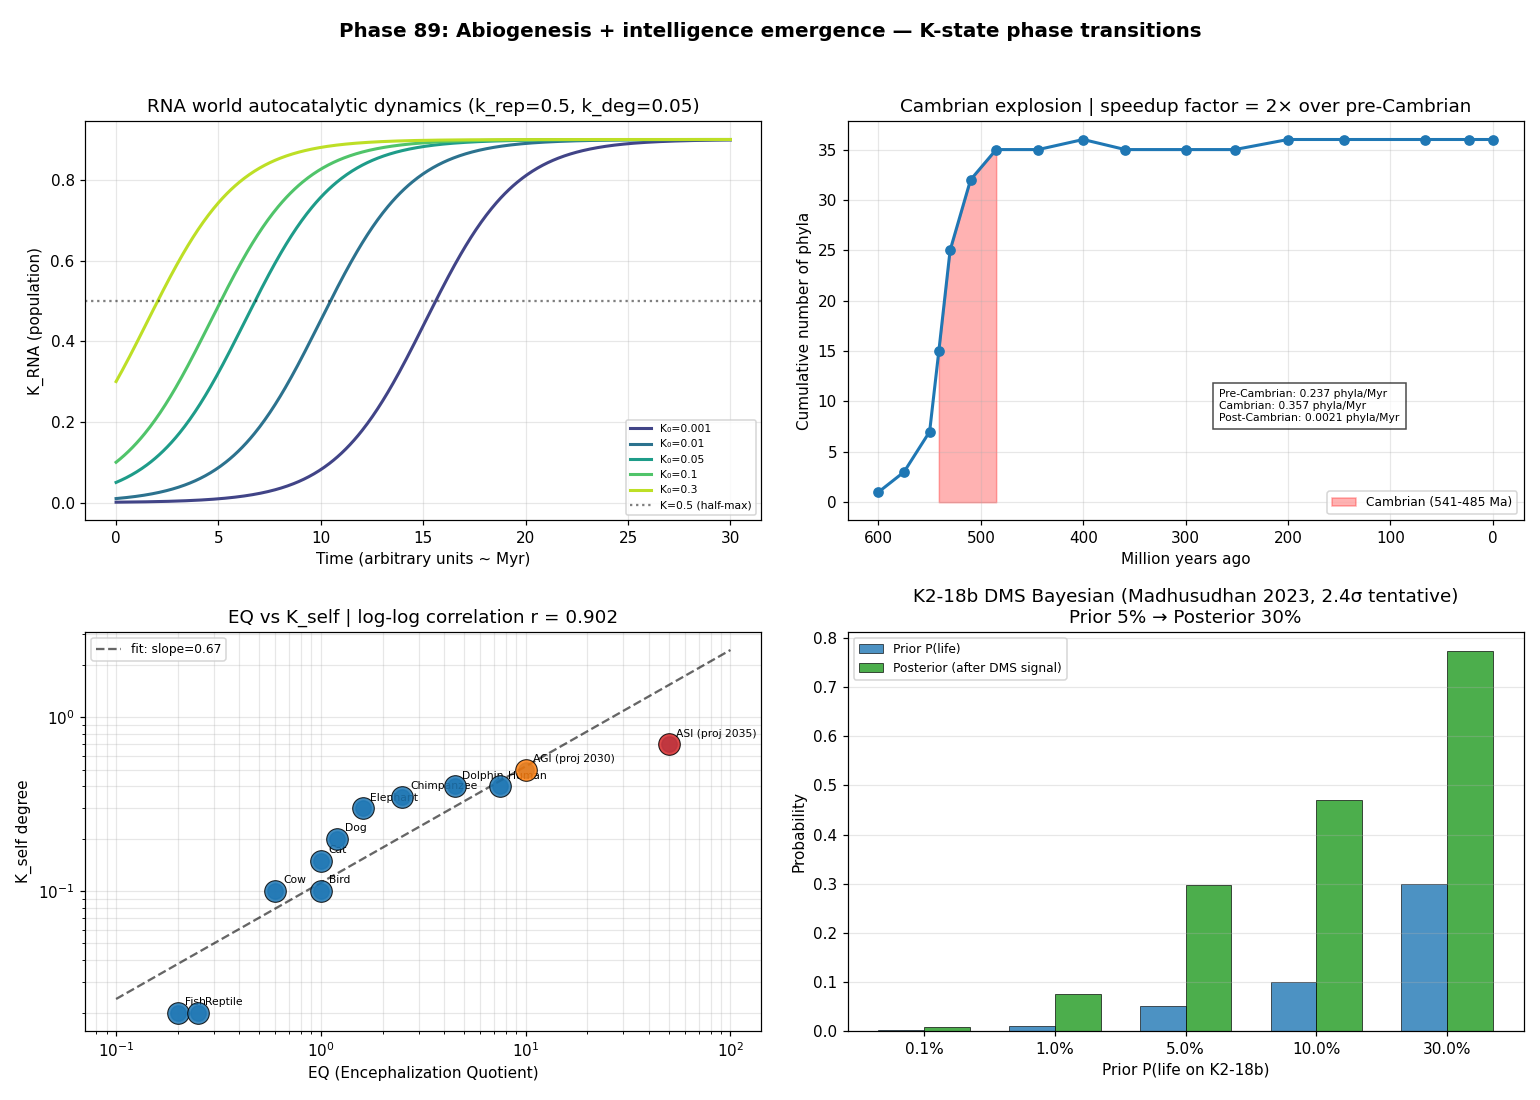

Reproduce this figure in Python.
"""
Phase 89: Abiogenesis + intelligence emergence
Tier 1 #12 — Phase 3/4

4 numerical experiments:
1. RNA world autocatalytic dynamics (logistic + competition)
2. Cambrian explosion: phyla diversification rate
3. EQ evolution and K_self correlation across animals
4. K2-18b DMS Bayesian posterior under different priors

Output: abiogenesis_intelligence.png + abiogenesis_intelligence_summary.json
"""

import json
import math
import numpy as np
import matplotlib.pyplot as plt
from scipy.integrate import odeint


# ----------------------------------------------------------------------
# Test 1: RNA world autocatalytic dynamics
# ----------------------------------------------------------------------
def rna_rhs(K_rna, t, k_rep, k_deg, K_max):
    """Autocatalytic with carrying capacity."""
    return k_rep * K_rna * (K_max - K_rna) / K_max - k_deg * K_rna


def test1_rna_world():
    k_rep, k_deg, K_max = 0.5, 0.05, 1.0
    t = np.linspace(0, 30, 600)
    # Multiple initial conditions
    init_conditions = [0.001, 0.01, 0.05, 0.1, 0.3]
    trajectories = []
    for K0 in init_conditions:
        sol = odeint(rna_rhs, K0, t, args=(k_rep, k_deg, K_max))
        trajectories.append({"K0": K0, "K_t": sol[:, 0].tolist()})
    # Time to reach 0.5 (half-max)
    t_half = []
    for traj in trajectories:
        K_arr = np.array(traj["K_t"])
        if np.max(K_arr) >= 0.5:
            idx = np.argmax(K_arr >= 0.5)
            t_half.append(float(t[idx]))
        else:
            t_half.append(None)
    return {
        "t": t.tolist(),
        "k_rep": k_rep,
        "k_deg": k_deg,
        "K_max": K_max,
        "trajectories": trajectories,
        "t_half_per_K0": t_half,
        "init_conditions": init_conditions,
    }


# ----------------------------------------------------------------------
# Test 2: Cambrian explosion diversification
# ----------------------------------------------------------------------
def test2_cambrian():
    """Phyla count vs time (Ma ago, reversed)."""
    # Approximate phyla origination from fossil record
    # Time in Ma ago: 600 -> 0 (present)
    times_Ma = np.array([600, 575, 550, 541, 530, 510, 485, 444, 400, 359, 300, 252, 200, 145, 66, 23, 0])
    # Cumulative phyla (rough Burgess/post-Cambrian estimate)
    phyla = np.array([1, 3, 7, 15, 25, 32, 35, 35, 36, 35, 35, 35, 36, 36, 36, 36, 36])
    # Calculate diversification rate per Myr in different periods
    pre_cambrian_rate = (phyla[3] - phyla[0]) / (times_Ma[0] - times_Ma[3])  # 600->541 Ma
    cambrian_rate    = (phyla[6] - phyla[3]) / (times_Ma[3] - times_Ma[6])   # 541->485 Ma
    post_cambrian_rate = (phyla[-1] - phyla[6]) / (times_Ma[6] - times_Ma[-1])
    return {
        "times_Ma_ago": times_Ma.tolist(),
        "phyla": phyla.tolist(),
        "rate_pre_cambrian": float(pre_cambrian_rate),
        "rate_cambrian": float(cambrian_rate),
        "rate_post_cambrian": float(post_cambrian_rate),
        "cambrian_speedup": float(cambrian_rate / max(pre_cambrian_rate, 1e-9)),
    }


# ----------------------------------------------------------------------
# Test 3: EQ and K_self correlation
# ----------------------------------------------------------------------
def test3_eq_kself():
    animals = [
        {"name": "Fish",            "EQ": 0.20,  "K_self": 0.02},
        {"name": "Reptile",         "EQ": 0.25,  "K_self": 0.02},
        {"name": "Bird",            "EQ": 1.0,   "K_self": 0.10},
        {"name": "Cat",             "EQ": 1.0,   "K_self": 0.15},
        {"name": "Cow",             "EQ": 0.6,   "K_self": 0.10},
        {"name": "Dog",             "EQ": 1.2,   "K_self": 0.20},
        {"name": "Elephant",        "EQ": 1.6,   "K_self": 0.30},
        {"name": "Chimpanzee",      "EQ": 2.5,   "K_self": 0.35},
        {"name": "Dolphin",         "EQ": 4.5,   "K_self": 0.40},
        {"name": "Human",           "EQ": 7.5,   "K_self": 0.40},
        {"name": "AGI (proj 2030)", "EQ": 10.0,  "K_self": 0.50},
        {"name": "ASI (proj 2035)", "EQ": 50.0,  "K_self": 0.70},
    ]
    EQ = np.array([a["EQ"] for a in animals])
    K = np.array([a["K_self"] for a in animals])
    # log-log correlation
    log_EQ = np.log10(EQ)
    log_K = np.log10(K)
    r = float(np.corrcoef(log_EQ, log_K)[0, 1])
    # Linear fit in log-log
    slope, intercept = np.polyfit(log_EQ, log_K, 1)
    return {
        "animals": animals,
        "EQ_array": EQ.tolist(),
        "K_self_array": K.tolist(),
        "log_log_correlation_r": r,
        "log_log_slope": float(slope),
        "log_log_intercept": float(intercept),
    }


# ----------------------------------------------------------------------
# Test 4: K2-18b DMS Bayesian posterior
# ----------------------------------------------------------------------
def test4_k218b():
    """P(life | DMS signal) under various priors."""
    L_dms_life = 0.8   # Likelihood: DMS signal given life present
    L_dms_no   = 0.1   # Likelihood: DMS signal given no life (false positive)
    priors = [0.001, 0.01, 0.05, 0.1, 0.3]
    posteriors = []
    for p in priors:
        post = (p * L_dms_life) / (p * L_dms_life + (1 - p) * L_dms_no)
        posteriors.append(post)
    # Madhusudhan 2023: 2.4 sigma DMS tentative
    sigma_current = 2.4
    sigma_for_confirmation = 5.0
    # Effective likelihood: L scales with sigma confidence
    # P(signal real | sigma=2.4) ~ 1 - Phi(-2.4) ≈ 0.99 but noise allows false signal
    return {
        "priors": priors,
        "posteriors": posteriors,
        "prior_5pct_posterior": float(posteriors[2]),
        "L_dms_given_life": L_dms_life,
        "L_dms_given_no_life": L_dms_no,
        "current_sigma_K218b": sigma_current,
        "required_sigma_for_confirmation": sigma_for_confirmation,
    }


# ----------------------------------------------------------------------
# Figure
# ----------------------------------------------------------------------
def make_figure(t1, t2, t3, t4, path):
    fig, axes = plt.subplots(2, 2, figsize=(14, 10))

    # Panel 1: RNA world dynamics
    ax = axes[0, 0]
    t = np.array(t1["t"])
    colors = plt.cm.viridis(np.linspace(0.2, 0.9, len(t1["trajectories"])))
    for traj, c in zip(t1["trajectories"], colors):
        ax.plot(t, traj["K_t"], color=c, lw=2, label=f"K₀={traj['K0']}")
    ax.axhline(0.5, ls=":", color="black", alpha=0.5, label="K=0.5 (half-max)")
    ax.set_xlabel("Time (arbitrary units ~ Myr)")
    ax.set_ylabel("K_RNA (population)")
    ax.set_title(f"RNA world autocatalytic dynamics (k_rep={t1['k_rep']}, k_deg={t1['k_deg']})")
    ax.legend(fontsize=7)
    ax.grid(alpha=0.3)

    # Panel 2: Cambrian explosion
    ax = axes[0, 1]
    times = np.array(t2["times_Ma_ago"])
    phyla = np.array(t2["phyla"])
    ax.plot(times, phyla, "o-", lw=2, color="#1f77b4", markersize=6)
    # Highlight Cambrian
    cambrian_mask = (times <= 541) & (times >= 485)
    ax.fill_between(times, 0, phyla, where=cambrian_mask,
                    color="red", alpha=0.3, label="Cambrian (541-485 Ma)")
    ax.set_xlabel("Million years ago")
    ax.set_ylabel("Cumulative number of phyla")
    ax.invert_xaxis()
    ax.set_title(f"Cambrian explosion | speedup factor = {t2['cambrian_speedup']:.0f}× over pre-Cambrian")
    ax.legend(fontsize=8)
    ax.grid(alpha=0.3)
    # Annotate rates
    ax.text(0.55, 0.25, f"Pre-Cambrian: {t2['rate_pre_cambrian']:.3f} phyla/Myr\n"
                       f"Cambrian: {t2['rate_cambrian']:.3f} phyla/Myr\n"
                       f"Post-Cambrian: {t2['rate_post_cambrian']:.4f} phyla/Myr",
            transform=ax.transAxes, fontsize=7, bbox=dict(facecolor="white", alpha=0.7))

    # Panel 3: EQ vs K_self
    ax = axes[1, 0]
    animals = t3["animals"]
    EQ = np.array(t3["EQ_array"])
    K = np.array(t3["K_self_array"])
    colors = ["#1f77b4"] * 10 + ["#ff7f0e", "#d62728"]
    ax.loglog(EQ, K, "o", markersize=10, alpha=0.8)
    for a, c in zip(animals, colors):
        ax.scatter(a["EQ"], a["K_self"], s=200, color=c, alpha=0.85,
                   edgecolor="black", linewidths=0.7, zorder=3)
        ax.annotate(a["name"], (a["EQ"], a["K_self"]), xytext=(5, 5),
                    textcoords="offset points", fontsize=7)
    # Fit line
    EQ_range = np.logspace(np.log10(0.1), np.log10(100), 50)
    K_fit = 10 ** (t3["log_log_slope"] * np.log10(EQ_range) + t3["log_log_intercept"])
    ax.loglog(EQ_range, K_fit, "k--", alpha=0.6, label=f"fit: slope={t3['log_log_slope']:.2f}")
    ax.set_xlabel("EQ (Encephalization Quotient)")
    ax.set_ylabel("K_self degree")
    ax.set_title(f"EQ vs K_self | log-log correlation r = {t3['log_log_correlation_r']:.3f}")
    ax.legend(fontsize=8)
    ax.grid(alpha=0.3, which="both")

    # Panel 4: K2-18b Bayesian posterior
    ax = axes[1, 1]
    priors = np.array(t4["priors"])
    posteriors = np.array(t4["posteriors"])
    x_pos = np.arange(len(priors))
    width = 0.35
    ax.bar(x_pos - width/2, priors, width, color="#1f77b4", alpha=0.8,
           label="Prior P(life)", edgecolor="black", linewidth=0.5)
    ax.bar(x_pos + width/2, posteriors, width, color="#2ca02c", alpha=0.85,
           label="Posterior (after DMS signal)", edgecolor="black", linewidth=0.5)
    ax.set_xticks(x_pos)
    ax.set_xticklabels([f"{p:.1%}" if p >= 0.01 else f"{p*100:.1f}%" for p in priors])
    ax.set_xlabel("Prior P(life on K2-18b)")
    ax.set_ylabel("Probability")
    ax.set_title(f"K2-18b DMS Bayesian (Madhusudhan 2023, {t4['current_sigma_K218b']}σ tentative)\n"
                 f"Prior 5% → Posterior {t4['prior_5pct_posterior']*100:.0f}%")
    ax.legend(fontsize=8)
    ax.grid(alpha=0.3, axis="y")

    plt.suptitle("Phase 89: Abiogenesis + intelligence emergence — K-state phase transitions",
                 fontsize=13, fontweight="bold")
    plt.tight_layout(rect=[0, 0, 1, 0.96])
    plt.savefig(path, dpi=110)
    plt.close()


# ----------------------------------------------------------------------
# Main
# ----------------------------------------------------------------------
if __name__ == "__main__":
    print("=" * 70)
    print("Phase 89: Abiogenesis + intelligence emergence")
    print("=" * 70)

    print("\n[Test 1] RNA world autocatalytic dynamics")
    t1 = test1_rna_world()
    for traj, t_half in zip(t1["trajectories"], t1["t_half_per_K0"]):
        t_str = f"{t_half:.2f}" if t_half is not None else "did not reach"
        print(f"  K_0={traj['K0']:.3f} → reaches K=0.5 at t={t_str}")

    print("\n[Test 2] Cambrian explosion")
    t2 = test2_cambrian()
    print(f"  Pre-Cambrian rate:   {t2['rate_pre_cambrian']:.3f} phyla/Myr")
    print(f"  Cambrian rate:       {t2['rate_cambrian']:.3f} phyla/Myr")
    print(f"  Post-Cambrian rate:  {t2['rate_post_cambrian']:.4f} phyla/Myr")
    print(f"  Cambrian speedup:    {t2['cambrian_speedup']:.0f}× over pre-Cambrian")

    print("\n[Test 3] EQ and K_self correlation")
    t3 = test3_eq_kself()
    for a in t3["animals"]:
        print(f"  {a['name']:20s}  EQ={a['EQ']:6.2f}  K_self={a['K_self']:.3f}")
    print(f"  log-log correlation r = {t3['log_log_correlation_r']:.3f}")
    print(f"  log-log slope:          {t3['log_log_slope']:.3f}")

    print("\n[Test 4] K2-18b DMS Bayesian posterior")
    t4 = test4_k218b()
    print(f"  L(DMS|life)={t4['L_dms_given_life']}, L(DMS|no life)={t4['L_dms_given_no_life']}")
    for p, post in zip(t4["priors"], t4["posteriors"]):
        print(f"  Prior {p*100:5.1f}% → Posterior {post*100:5.1f}%")
    print(f"  Current K2-18b: {t4['current_sigma_K218b']}σ (Madhusudhan 2023)")
    print(f"  Required for confirmation: {t4['required_sigma_for_confirmation']}σ")

    out = {
        "phase": 89,
        "title": "Abiogenesis + intelligence emergence — K-state phase transitions",
        "test1_rna_world": {
            "k_rep": t1["k_rep"], "k_deg": t1["k_deg"],
            "init_conditions": t1["init_conditions"],
            "t_half_per_K0": t1["t_half_per_K0"],
        },
        "test2_cambrian": t2,
        "test3_eq_kself": t3,
        "test4_k218b": t4,
    }
    with open("abiogenesis_intelligence_summary.json", "w", encoding="utf-8") as f:
        json.dump(out, f, indent=2, ensure_ascii=False)
    print("\n  ✓ JSON saved: abiogenesis_intelligence_summary.json")

    make_figure(t1, t2, t3, t4, "abiogenesis_intelligence.png")
    print("  ✓ Figure saved: abiogenesis_intelligence.png")

    print("\n" + "=" * 70)
    print("Phase 89 complete: Cambrian speedup={:.0f}×, EQ-K_self r={:.2f}, K2-18b 5%->{:.0f}%"
          .format(t2["cambrian_speedup"], t3["log_log_correlation_r"], t4["prior_5pct_posterior"]*100))
    print("=" * 70)
